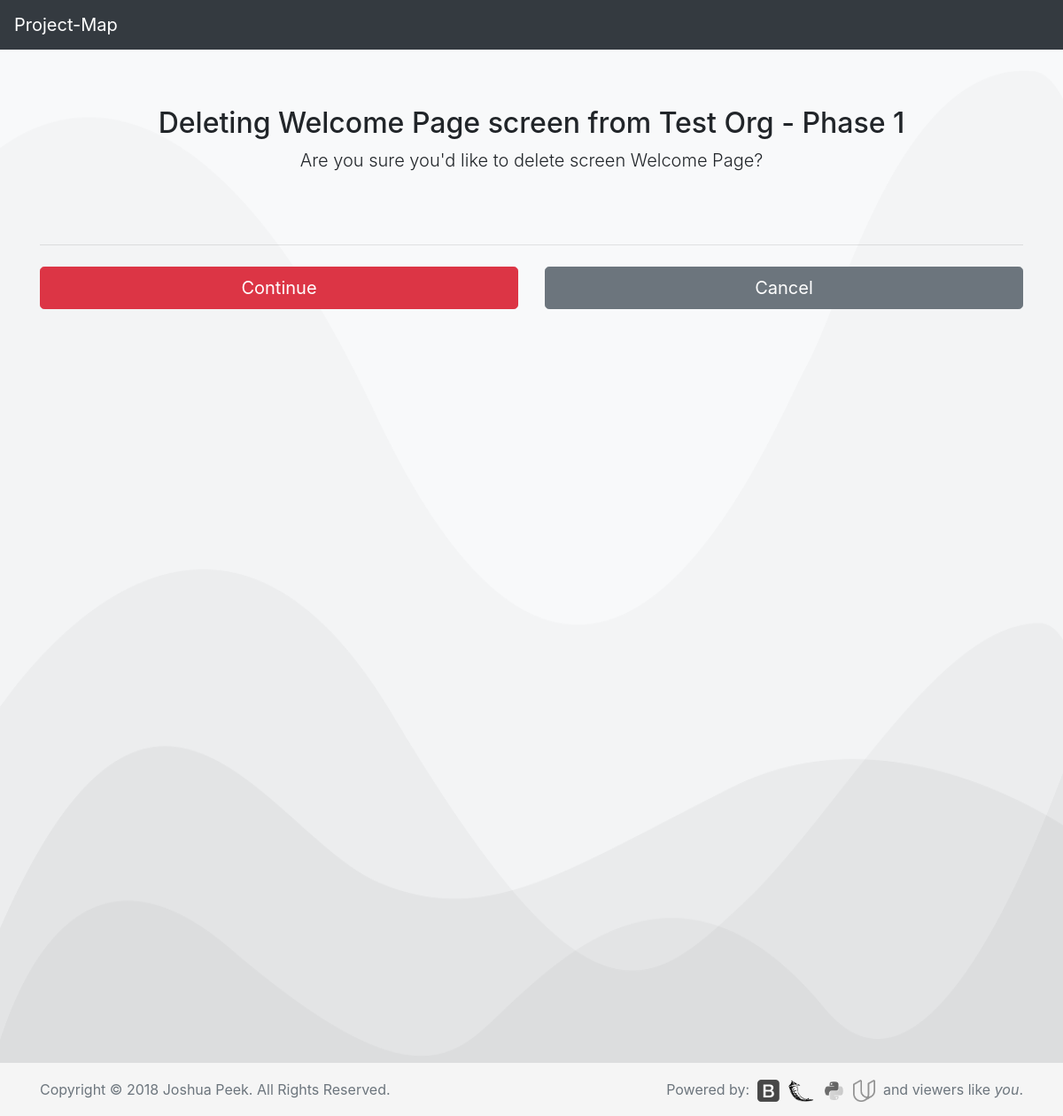
/scrn?1&d, run on an earlier commit of the app's database.
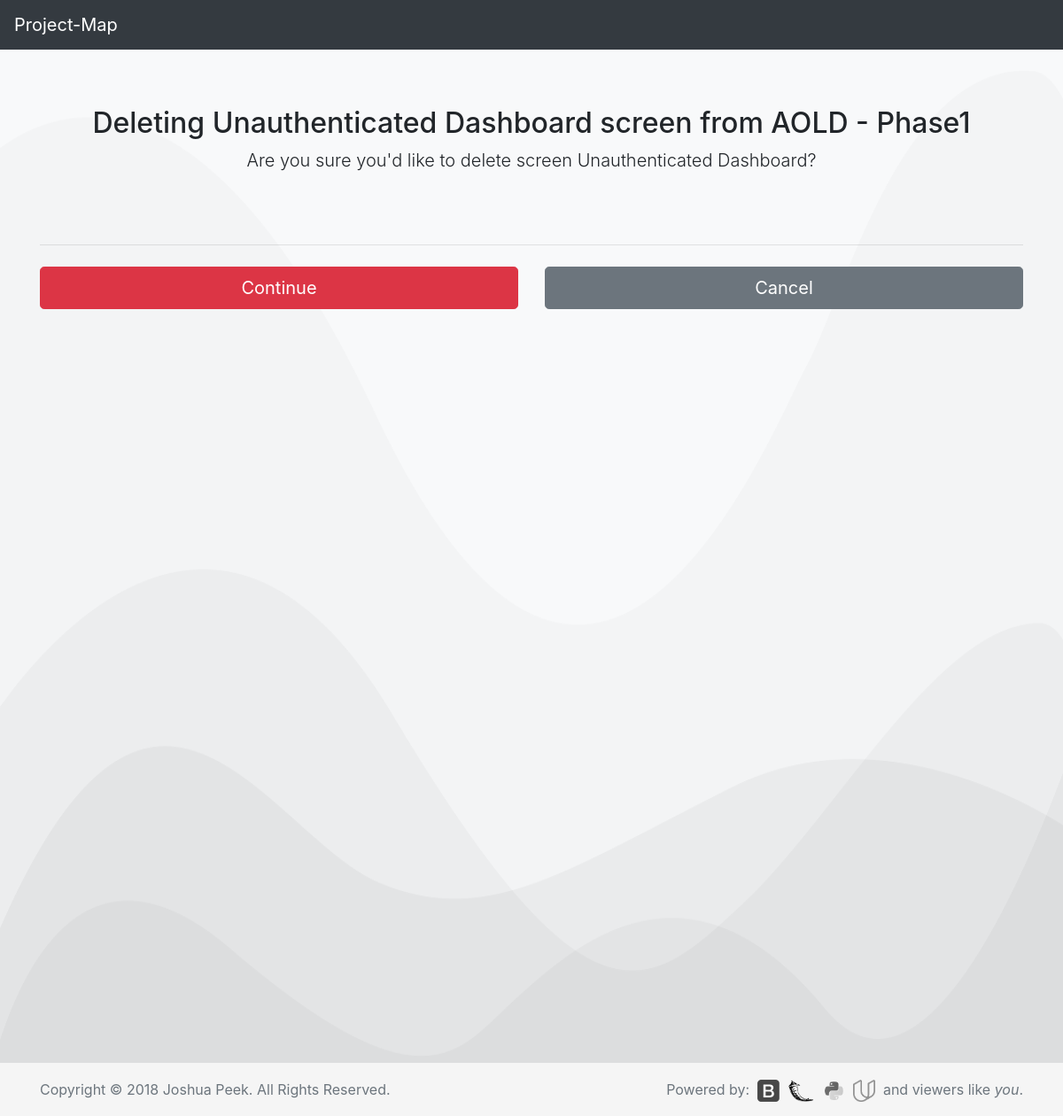
And on a later commit of the database.
### database_setup.py (models this page shows, shortened)
class Screen(Base):
    __tablename__ = 'screen'
    id = Column(Integer, primary_key=True)
    title = Column(String(250), nullable=False)
    description = Column(String(500))
    project_id = Column(Integer, ForeignKey('project.id'))
    project = relationship(Project)

class Org(Base):
    __tablename__ = 'org'
    id = Column(Integer, primary_key=True)
    title = Column(String(250), nullable=False)
    description = Column(String(500))

class Project(Base):
    __tablename__ = 'project'
    id = Column(Integer, primary_key=True)
    title = Column(String(250), nullable=False)
    description = Column(String(500))
    org_id = Column(Integer, ForeignKey('org.id'))
    org = relationship(Org)

### app.py (the view)
@app.route('/scrn?<int:screen_id>&d', methods=['GET', 'POST'])
def delScreen(screen_id):
    delScreen = session.query(Screen).filter_by(id=screen_id).one()
    org_id=delScreen.project.org.id
    project_id=delScreen.project.id
    allorgs = session.query(Org).all()
    allprojects = session.query(Project).all()
    if request.method == 'POST':
        session.delete(delScreen)
        session.commit()
        flash("Screen Removed")
        return redirect(url_for('projectPage', project_id=screen.project.id,
            screen_id=screen_id))
    else:
        return render_template('delete/screen.html', i=delScreen)

### templates/delete/screen.html (shortened to what this page needs)
<!doctype html>
<html lang="en">
  {% include "header.html" %}
  <body>
    <nav class="navbar navbar-expand-md navbar-dark fixed-top bg-dark">
      <a class="navbar-brand" href="/">Project-Map</a>
    </nav>
  <body class="bg-light">
    <div class="container">
      <div class="py-5 text-center">
        <h2>Deleting {{i.title}} screen from {{i.project.org.title}} - {{i.project.title}}</h2>
        <p class="lead">Are you sure you'd like to delete screen {{i.title}}?</p>
      </div>
      <div class="row">
        <div class="col-md-12 order-md-1">
          <form class="needs-validation" action='{{url_for('delScreen', screen_id=i.id)}}' method='post' novalidate>
            <hr class="mb-4">
            <div class="row">
              <div class="col-md-6 mb-3">
                <button class="btn btn-danger btn-lg btn-block" type="Edit">Continue</button>
              </div>
          </form>
              <div class="col-md-6 mb-3">
                <form action="{{url_for('projectPage', org_id = i.project.org.id, project_id=i.project.id)}}">
                  <button class="btn btn-secondary btn-lg btn-block" type="submit">Cancel</button>
                </form>
              </div>
            </div>
        </div>
      </div>
  {% include "footer.html" %}
  </body>
</html>

What changed in the data, as far as the page shows it:
changed Screen: title "Welcome Page" → "Unauthenticated Dashboard"
changed Org: project.org "Test Org" → "AOLD"
changed Project: project "Phase 1" → "Phase1"
